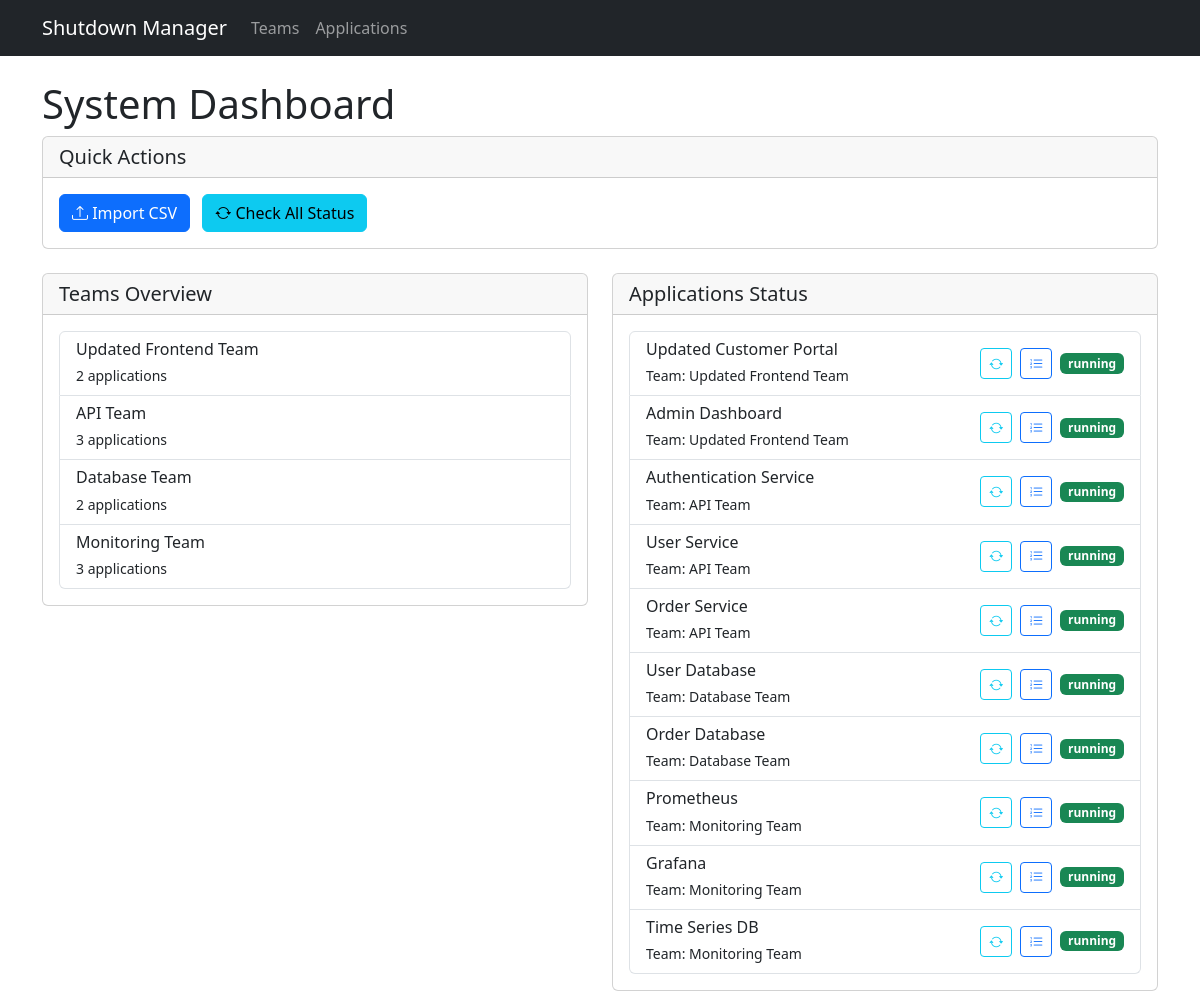
The page / on the database its author committed.
### app/models.py (models this page shows)
class Team(db.Model):
    id = db.Column(db.Integer, primary_key=True)
    name = db.Column(db.String(100), nullable=False, unique=True)
    applications = db.relationship('Application', backref='team', lazy=True)

class Application(db.Model):
    id = db.Column(db.Integer, primary_key=True)
    name = db.Column(db.String(100), nullable=False)
    team_id = db.Column(db.Integer, db.ForeignKey('team.id'), nullable=False)
    host = db.Column(db.String(255), nullable=False)
    port = db.Column(db.Integer)
    webui_url = db.Column(db.String(255))
    db_host = db.Column(db.String(255))
    shutdown_order = db.Column(db.Integer, nullable=False)
    status = db.Column(db.String(50), default='running')
    last_checked = db.Column(db.DateTime, default=datetime.utcnow)
    dependencies = db.relationship('ApplicationDependency',
                                 foreign_keys='ApplicationDependency.application_id',
                                 backref='application', lazy=True)

### app/routes.py (the view)
@main.route('/')
def index():
    teams = Team.query.all()
    applications = Application.query.all()
    return render_template('index.html', teams=teams, applications=applications)

### app/templates/index.html (shortened to what this page needs)
{% extends "base.html" %}
{% block content %}
<div class="row">
    <div class="col-12">
        <h1>System Dashboard</h1>
        <div class="card mb-4">
            <div class="card-header">
                <h5 class="card-title mb-0">Quick Actions</h5>
            </div>
            <div class="card-body">
                <button class="btn btn-primary me-2" data-bs-toggle="modal" data-bs-target="#importModal">
                    <i class="bi bi-upload"></i> Import CSV
                </button>
                <button class="btn btn-info me-2" onclick="checkAllStatus()">
                    <i class="bi bi-arrow-repeat"></i> Check All Status
                </button>
            </div>
        </div>
    </div>
</div>
<div class="row">
    <div class="col-md-6">
        <div class="card">
            <div class="card-header">
                <h5 class="card-title mb-0">Teams Overview</h5>
            </div>
            <div class="card-body">
                <div class="list-group">
                    {% for team in teams %}
                    <div class="list-group-item">
                        <h6 class="mb-1">{{ team.name }}</h6>
                        <small>{{ team.applications|length }} applications</small>
                    </div>
                    {% endfor %}
                </div>
            </div>
        </div>
    </div>
    <div class="col-md-6">
        <div class="card">
            <div class="card-header d-flex justify-content-between align-items-center">
                <h5 class="card-title mb-0">Applications Status</h5>
            </div>
            <div class="card-body">
                <div class="list-group" id="applicationsList">
                    {% for app in applications %}
                    <div class="list-group-item" id="app-{{ app.id }}">
                        <div class="d-flex justify-content-between align-items-center">
                            <div>
                                <h6 class="mb-1">{{ app.name }}</h6>
                                <small>Team: {{ app.team.name }}</small>
                            </div>
                            <div class="d-flex align-items-center">
                                <button class="btn btn-sm btn-outline-info me-2" onclick="checkStatus({{ app.id }})">
                                    <i class="bi bi-arrow-repeat"></i>
                                </button>
                                <button class="btn btn-sm btn-outline-primary me-2" onclick="viewShutdownSequence({{ app.id }})">
                                    <i class="bi bi-list-ol"></i>
                                </button>
                                <span class="badge bg-{{ 'success' if app.status == 'running' else 'danger' }}">
                                    {{ app.status }}
                                </span>
                            </div>
                        </div>
                    </div>
                    {% endfor %}
                </div>
            </div>
        </div>
    </div>
</div>
{% endblock %}

### app/templates/base.html (shortened to what this page needs)
<!DOCTYPE html>
<html lang="en">
<head>
    <link href="https://cdn.jsdelivr.net/npm/bootstrap@5.3.0/dist/css/bootstrap.min.css" rel="stylesheet">
    <link href="https://cdn.jsdelivr.net/npm/bootstrap-icons@1.7.2/font/bootstrap-icons.css" rel="stylesheet">
</head>
<body>
    <nav class="navbar navbar-expand-lg navbar-dark bg-dark">
        <div class="container">
            <a class="navbar-brand" href="/">Shutdown Manager</a>
            <div class="collapse navbar-collapse" id="navbarNav">
                <ul class="navbar-nav">
                    <li class="nav-item">
                        <a class="nav-link" href="/teams">Teams</a>
                    </li>
                    <li class="nav-item">
                        <a class="nav-link" href="/applications">Applications</a>
                    </li>
                </ul>
            </div>
        </div>
    </nav>
    <div class="container mt-4">
        {% block content %}{% endblock %}
    </div>
</body>
</html>

### rows shown on the page
Team: name "Updated Frontend Team", applications|length "2"
Team: name "API Team", applications|length "3"
Team: name "Database Team", applications|length "2"
Team: name "Monitoring Team", applications|length "3"
Application: name "Updated Customer Portal", team.name "Updated Frontend Team", status "running"
Application: name "Admin Dashboard", team.name "Updated Frontend Team", status "running"
Application: name "Authentication Service", team.name "API Team", status "running"
Application: name "User Service", team.name "API Team", status "running"
Application: name "Order Service", team.name "API Team", status "running"
Application: name "User Database", team.name "Database Team", status "running"
Application: name "Order Database", team.name "Database Team", status "running"
Application: name "Prometheus", team.name "Monitoring Team", status "running"
Application: name "Grafana", team.name "Monitoring Team", status "running"
Application: name "Time Series DB", team.name "Monitoring Team", status "running"
